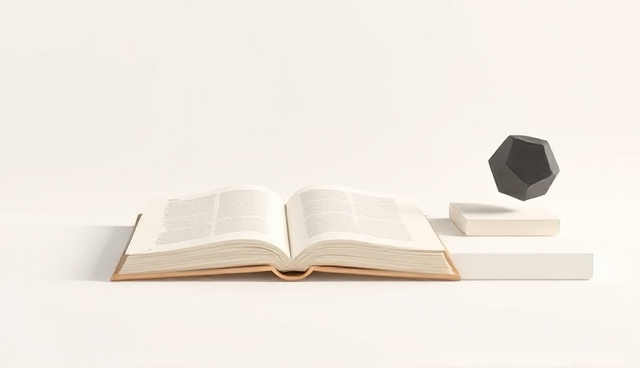
#> input picture Web-Prototype/source/K0-book.png, 640 x 368 px, given in place of 屏幕截图 2026-09-27 141253.png, which was not available
$ python prepare_robot_asset.py
#> lines starting #> are read from the running program, lines starting #| are printed output that depends on the picture; after the words box and inside, x2 and y2 are one past the last pixel; in counts of white or black regions, pixels touching at a corner belong together; pictures that were not available may be replaced by others from this repository, and a replacement may not be noted
#!/usr/bin/env python
# ═══════════════════════════════════════════════════════════════════════
# prepare_robot_asset.py — 把一张截图里的机器人抠成透明 PNG，供 auth.html 用
#
# 源图（用户 2026-09-27 指定，在项目外，所以路径写死在这里留档）：
#   C:\Users\21495\Pictures\Screenshots\屏幕截图 2026-09-27 141253.png
#   436×605 / RGBA / alpha 全 255（截图，不是透明图）/ 底色近白
#
# 产出：assets/robot-auth.png — 四周等距裁齐的透明 PNG，
#       于是页面只要用 <img> 摆位就行，不必再靠 background-position 凑。
#
# 为什么不用 mix-blend-mode:
#   .auth-side 的底色是 --surface #f7f7f8（不是纯白），乘上去会在
#   #f7f7f8 上留下一块约 2% 的灰矩形；而且图像里凡是比底色亮的像素也会被压暗。
#   直接抠掉背景更干净，也换得动位置。
#
# 抠法（先量再切，不拍脑袋定阈值）：
#   边框 6px 带实测 min=250 max=255 均值 252.6 标准差 0.61 —— 底色极平；
#   而机器人内部最亮的像素只到 249。250 这条线几乎不碰主体（只剩 23px 同亮度），
#   所以阈值取 250，并且**只删与边界连通的那些**，主体内部的浅色一律保留。
#
#   python tools/prepare_robot_asset.py            # 生成 + 打印验收数据
#   python tools/prepare_robot_asset.py --check    # 只看数据，不写文件
# ═══════════════════════════════════════════════════════════════════════
import argparse
import colorsys
from collections import deque
from pathlib import Path

import numpy as np
from PIL import Image, ImageFilter

SRC = Path(r'C:\Users\21495\Pictures\Screenshots\屏幕截图 2026-09-27 141253.png')
OUT = Path('assets/robot-auth.png')
TH = 250.0        # 底色阈值：>= 它且与边界连通 → 背景
RAMP = 7.0        # 边缘过渡带宽度（亮度）：250→243 之间按比例给 alpha
BAND = 2          # 内侧边界带宽度（像素）：只在这条带里按亮度做半透明
FEATHER = 0.7     # 最后整体羽化半径


def background_mask(lum: np.ndarray, th: float) -> np.ndarray:
    """从四条边洪泛：只有与边界连通的亮像素才算背景。
    这样机器人身上的浅色（visor 那块 246–249）不会被误删。"""
    H, W = lum.shape
    cand = lum >= th
    seen = np.zeros_like(cand)
    dq = deque()
    for x in range(W):
        for y in (0, H - 1):
            if cand[y, x] and not seen[y, x]:
                seen[y, x] = True
                dq.append((y, x))
    for y in range(H):
        for x in (0, W - 1):
            if cand[y, x] and not seen[y, x]:
                seen[y, x] = True
                dq.append((y, x))
    while dq:
        y, x = dq.popleft()
        for dy, dx in ((1, 0), (-1, 0), (0, 1), (0, -1)):
            ny, nx = y + dy, x + dx
            if 0 <= ny < H and 0 <= nx < W and cand[ny, nx] and not seen[ny, nx]:
                seen[ny, nx] = True
                dq.append((ny, nx))
    return seen


def main() -> int:
    ap = argparse.ArgumentParser()
    ap.add_argument('--check', action='store_true')
    a = ap.parse_args()

    src = Image.open(SRC).convert('RGB')
#> src is the input picture: PIL image 640x368 RGB; mean R, G, B 240.6, 234.6, 226.1
    rgb = np.asarray(src, dtype=np.float32)
    lum = rgb.mean(axis=2)
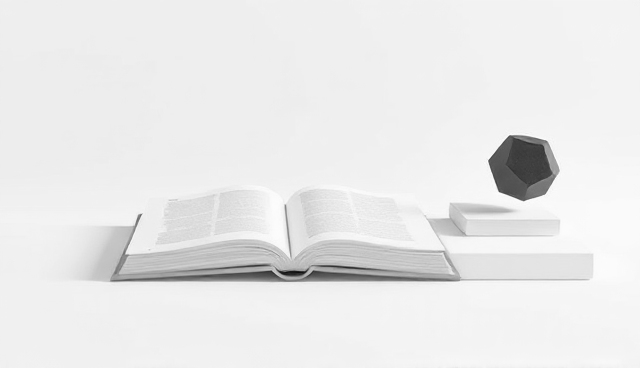
#> lum: shape (368, 640) float32; min 12.67, max 253.7, mean 233.8

    bg = background_mask(lum, TH)
#> in background_mask, `cand = lum >= th`:
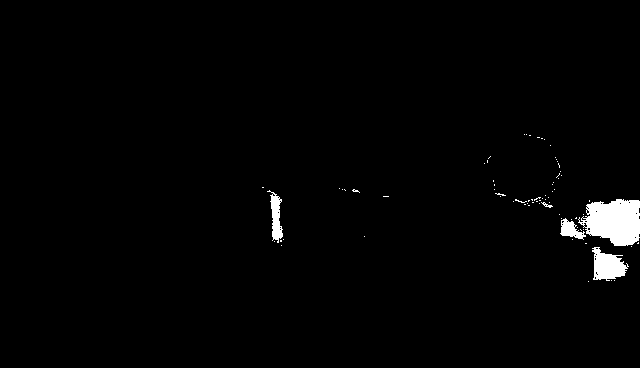
#> cand: shape (368, 640) bool; 1.6% white; 76 white regions (71 under 20 px), largest, box (x1, y1, x2, y2) and area: (578, 199, 640, 246) 2121, (592, 247, 629, 281) 770, (267, 190, 283, 243) 402, (560, 218, 586, 240) 284, (541, 202, 553, 208) 27
#> after the loop in background_mask, `for x in range(W):`: seen: shape (368, 640) bool; every value is 0
#> after the loop in background_mask, `for y in range(H):`:
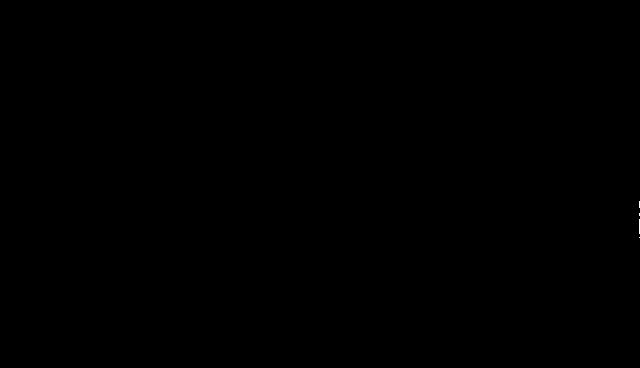
#> seen: shape (368, 640) bool; 0.01% white in thin lines or dots, all inside (x1, y1, x2, y2) = (639, 201, 640, 238)
#> after the loop in background_mask, `while dq:`:
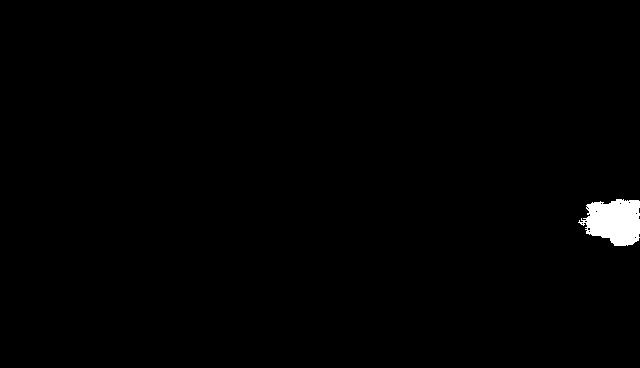
#> seen: shape (368, 640) bool; 0.89% white; 1 white region, box (x1, y1, x2, y2) and area: (578, 199, 640, 246) 2107
    # 内侧边界带：把背景膨胀 BAND 像素再减掉背景本身
    dil = np.asarray(Image.fromarray((bg * 255).astype(np.uint8))
                     .filter(ImageFilter.MaxFilter(2 * BAND + 1)), dtype=np.uint8) > 127
#> dil: shape (368, 640) bool; 1.1% white; 1 white region, box (x1, y1, x2, y2) and area: (576, 197, 640, 248) 2555
    band = dil & ~bg
#> band: shape (368, 640) bool; 0.19% white in thin lines or dots, all inside (x1, y1, x2, y2) = (576, 197, 640, 248)

    alpha = np.where(bg, 0.0, 255.0)
    ramp = np.clip((TH - lum) / RAMP, 0, 1) * 255.0     # 越亮越透明，只在边界带里用
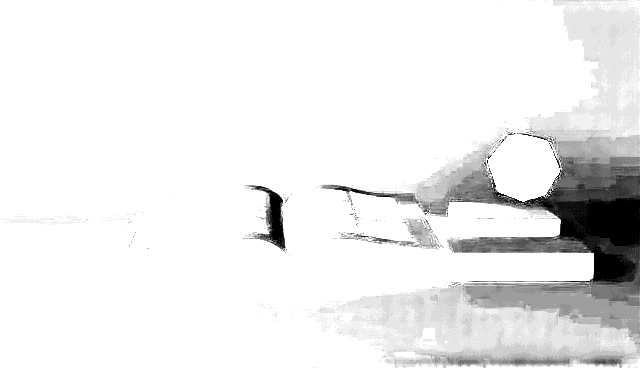
#> ramp: shape (368, 640) float32; min 0, max 255, mean 235.4
    alpha = np.where(band, ramp, alpha)
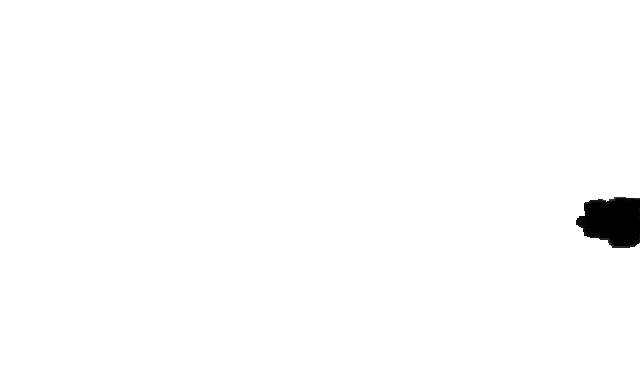
#> alpha: shape (368, 640) float64; min 0, max 255, mean 252.3
    alpha = np.asarray(Image.fromarray(alpha.astype(np.uint8))
                       .filter(ImageFilter.GaussianBlur(FEATHER)), dtype=np.float32)

    h, w = lum.shape
#> h = 368; w = 640
    # 四边各留同样多的余量。**不要**去凑正方形：原图 42/49 与 15/32 的余量本就不等，
    # 凑方会把宽的那边撑到贴边、机器人反而偏了。直接按内容外接框 + 等距内边距裁，
    # 于是 img 的比例就等于机器人本身的比例，摆位时可预期。
    ys, xs = np.nonzero(alpha > 8)
    pad = 6
    x0, x1 = max(0, int(xs.min()) - pad), min(w, int(xs.max()) + 1 + pad)
#> x0 = 0; x1 = 640
    y0, y1 = max(0, int(ys.min()) - pad), min(h, int(ys.max()) + 1 + pad)
#> y0 = 0; y1 = 368

    out = np.dstack([rgb, alpha]).astype(np.uint8)
    img = Image.fromarray(out, 'RGBA').crop((x0, y0, x1, y1))

    # ── 验收数据 ──────────────────────────────────────────────────────
    A = np.asarray(img)[:, :, 3]
    print(f'源图    {w}×{h}')
#| 源图    640×368
    print(f'裁切    x {x0}–{x1}  y {y0}–{y1}   →  {img.size[0]}×{img.size[1]}  '
          f'(比例 {img.size[0]/img.size[1]:.3f})')
#| 裁切    x 0–640  y 0–368   →  640×368  (比例 1.739)
    print(f'alpha   全透明 {int((A == 0).sum()):6d}px ({A.size and (A==0).mean()*100:4.1f}%)   '
          f'全不透明 {int((A == 255).sum()):6d}px ({ (A==255).mean()*100:4.1f}%)   '
          f'半透明(过渡边) {int(((A > 0) & (A < 255)).sum()):5d}px')
#| alpha   全透明   1866px ( 0.8%)   全不透明 232626px (98.8%)   半透明(过渡边)  1028px
    print(f'        四边贴边像素 alpha: 上{int(A[0].max())} 下{int(A[-1].max())} '
          f'左{int(A[:,0].max())} 右{int(A[:,-1].max())}   （都该是 0，否则还有残留底）')
#|         四边贴边像素 alpha: 上255 下255 左255 右255   （都该是 0，否则还有残留底）
    # 合成到底色上，量一下还有没有残留的亮矩形
    base = np.zeros((img.size[1], img.size[0], 3), dtype=np.float32)
    base[:, :] = (247, 247, 248)                        # --surface
    al = (A.astype(np.float32) / 255)[:, :, None]
    comp = np.asarray(img.convert('RGB'), dtype=np.float32) * al + base * (1 - al)
    diff = np.abs(comp - base).max(axis=2)
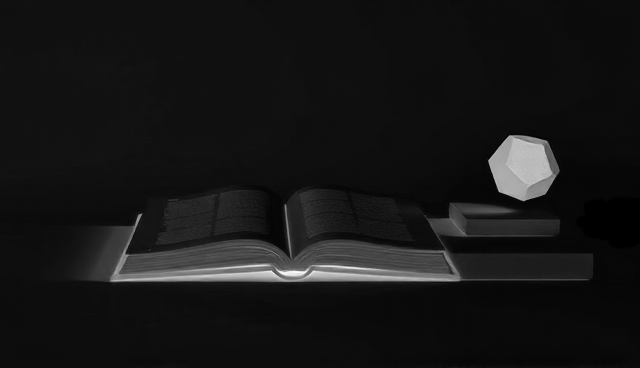
#> diff: shape (368, 640) float32; min 0, max 248, mean 21.9
    print(f'合到 #f7f7f8 上：与底色差 ≤2 的像素占 {float((diff <= 2).mean() * 100):.1f}%  '
          f'（原图此处应为 100%，即背景完全消失）')
#| 合到 #f7f7f8 上：与底色差 ≤2 的像素占 1.0%  （原图此处应为 100%，即背景完全消失）
    row = comp[2].mean(axis=0)
#> row = [245.6, 241.5, 233.7]
    print(f'  合成图第 2 行均值 {row.round(1)}  （应等于 247,247,248）')
#|   合成图第 2 行均值 [245.6 241.5 233.7]  （应等于 247,247,248）

    if not a.check:
        OUT.parent.mkdir(parents=True, exist_ok=True)
        img.save(OUT, optimize=True)
#> (the run stopped early here; a loop or call above may not have finished)
